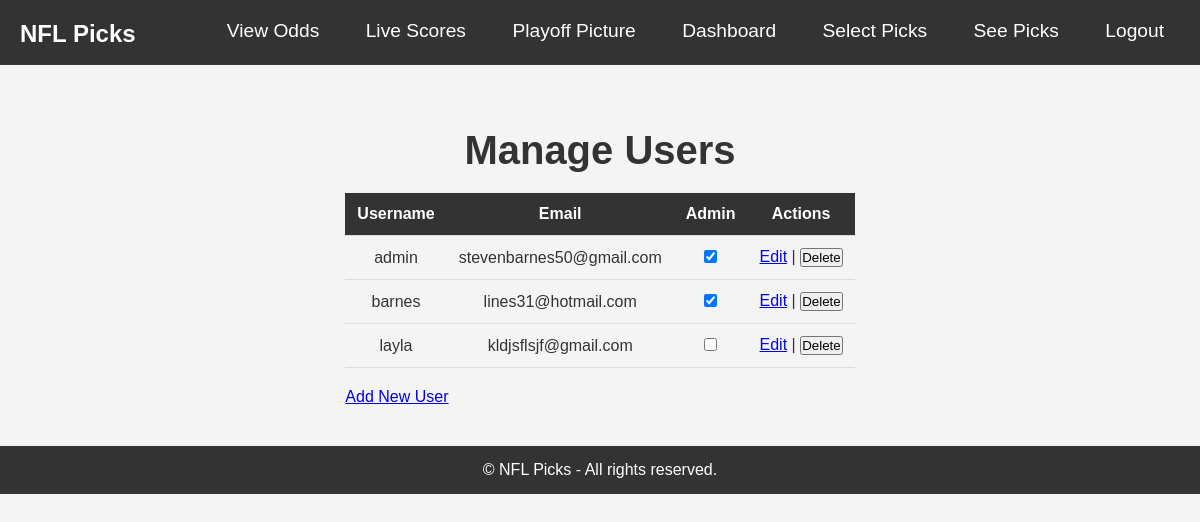
Page /admin/admin/manage_users (signed in) on the committed database.
### Football_Project/models.py (models this page shows)
class User(db.Model, UserMixin):
    id = db.Column(db.Integer, primary_key=True)
    username = db.Column(db.String(150), nullable=False, unique=True)
    full_name = db.Column(db.String(150))
    email = db.Column(db.String(150), unique=True)
    phone = db.Column(db.String(20))
    favorite_team = db.Column(db.String(50))
    password = db.Column(db.String(200), nullable=False)
    is_admin = db.Column(db.Boolean, default=False)
    scores = db.relationship(
        'UserScore',
        backref='user',
        lazy=True,
        cascade='all, delete-orphan'
    )
    picks = db.relationship('Pick', backref='user', lazy=True, cascade='all, delete-orphan')
    scores = db.relationship('UserScore', backref='user', lazy=True, cascade='all, delete-orphan')

### Football_Project/admin/routes.py (the view)
@admin_bp.route('/admin/manage_users')
@login_required
def manage_users():
    if not current_user.is_admin:
        return redirect(url_for('index'))
    users = User.query.all()  # Get all users from the database
    return render_template('manage_users.html', users=users)

### Football_Project/admin/routes.py (called while the page is built)
@admin_bp.before_request
def before_request():
    if not current_user.is_authenticated:
        return redirect(url_for('auth.login'))  # Redirect to login if not authenticated
    if not current_user.is_admin:
        return redirect(url_for('main.index'))  # Redirect to home page if not an admin

### Football_Project/templates/manage_users.html (shortened to what this page needs)
{% extends "base.html" %}
{% block content %}
<div class="container mx-auto mt-4">
    <div class="max-w-4xl mx-auto bg-white p-6 rounded-lg shadow-lg">
        <h2 class="text-3xl font-extrabold mb-4 text-center text-gray-900 tracking-tight">Manage Users</h2>
        <table class="min-w-full bg-white border border-gray-300">
            <thead>
                <tr>
                    <th class="py-2 px-4 border-b">Username</th>
                    <th class="py-2 px-4 border-b">Email</th>
                    <th class="py-2 px-4 border-b">Admin</th>
                    <th class="py-2 px-4 border-b">Actions</th>
                </tr>
            </thead>
            <tbody>
                {% for user in users %}
                <tr>
                    <td class="py-2 px-4 border-b">{{ user.username }}</td>
                    <td class="py-2 px-4 border-b">{{ user.email }}</td>
                    <td class="py-2 px-4 border-b text-center">
                        <form method="POST" action="{{ url_for('admin.update_admin_status', user_id=user.id) }}">
                            <input type="checkbox" name="is_admin" {% if user.is_admin %}checked{% endif %} onChange="this.form.submit()">
                        </form>
                    </td>
                    <td class="py-2 px-4 border-b">
                        <a href="{{ url_for('admin.edit_user', user_id=user.id) }}" class="text-blue-500 hover:underline">Edit</a>
                        |
                        <form method="POST" action="{{ url_for('admin.delete_user', user_id=user.id) }}" style="display:inline;">
                            <button type="submit" class="text-red-500 hover:underline">Delete</button>
                        </form>
                    </td>
                </tr>
                {% endfor %}
            </tbody>
        </table>
        <div class="mt-4 text-center">
            <a href="{{ url_for('admin.add_user') }}" class="bg-green-500 hover:bg-green-600 text-white py-2 px-3 rounded-lg">
                Add New User
            </a>
        </div>
    </div>
</div>
{% endblock %}

### Football_Project/static/css/styles.css (style rules this page uses)
* { margin: 0; padding: 0; box-sizing: border-box; }
body { font-family: 'Arial', sans-serif; background-color: #f4f4f4; color: #333; padding: 10px; }
.container { max-width: 1600px; margin: 0 auto; padding: 20px; overflow: visible; }
h2 { font-size: 2.5rem; font-weight: bold; text-align: center; color: #333; margin-bottom: 20px; }
table { width: 100%; border-collapse: collapse; table-layout: auto; margin-bottom: 20px; overflow-x: auto; }
th, td { padding: 12px; text-align: center; border-bottom: 1px solid #ddd; word-wrap: break-word; }
th { background-color: #333; color: white; font-weight: bold; }
body { font-family: Arial, sans-serif; background-color: #f4f4f4; margin: 0; padding: 0; display: flex; justify-content: center; align-items: center; flex-direction: column; }
body { padding-top: 88px; }

### rows in the picture
User: username "admin", email "stevenbarnes50@gmail.com", is_admin "☑"
User: username "barnes", email "lines31@hotmail.com", is_admin "☑"
User: username "layla", email "kldjsflsjf@gmail.com"
